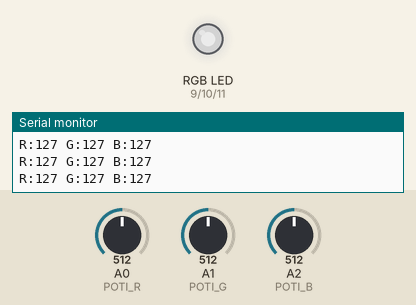
A sketch run on a simulated Arduino Uno, built with avr-gcc and run on an emulated ATmega328P. Parts: an RGB LED mixed from three pins (HIGH = lit), the last lines printed to the serial monitor. The inputs (shaded band) are chosen by the test bench; at power-on: A0 (POTI_R) = 512, A1 (POTI_G) = 512, A2 (POTI_B) = 512. Dim RGB values are drawn brighter than linear.

Above: at 1.2 s.
1.3 s: A0 (POTI_R) set to 716
At 2.2 s:
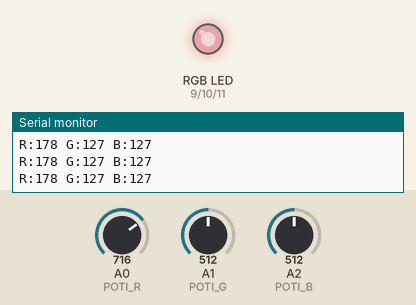
2.8 s: A1 (POTI_G) set to 716
At 3.9 s:
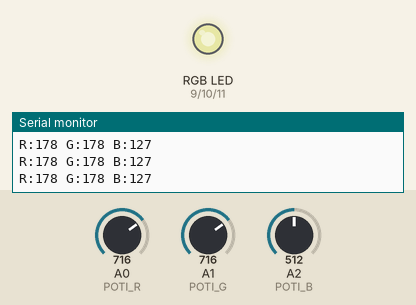
4.3 s: A2 (POTI_B) set to 415
At 5.5 s:
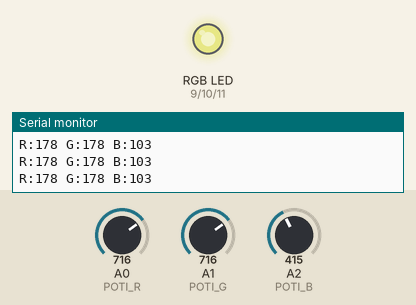
5.8 s: A2 (POTI_B) set to 388
At 6.2 s:
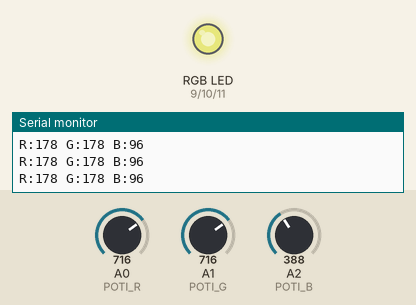
7.3 s: A0 (POTI_R) set to 900
At 7.9 s:
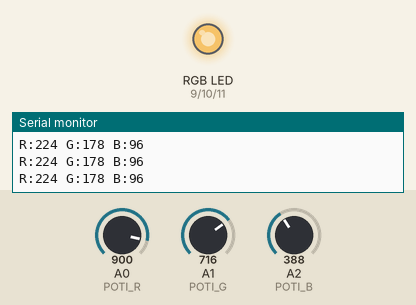
8.9 s: A1 (POTI_G) set to 900
At 9.6 s:
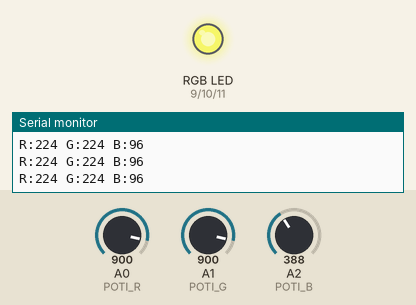
Timing chart, 0 to 11.4 s (numbered marks = the images above; inputs shaded):
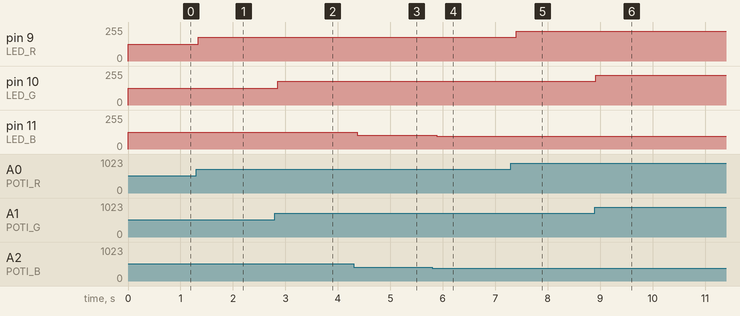

The sketch:

main.ino
```cpp
// B05: RGB-LED Farbmischer - Fertige Version
// Drei Potis steuern die RGB-Kanaele

const int POTI_R = A0;  // Potentiometer fuer Rot
const int POTI_G = A1;  // Potentiometer fuer Gruen
const int POTI_B = A2;  // Potentiometer fuer Blau

const int LED_R = 9;    // Rote LED an PWM-Pin 9
const int LED_G = 10;   // Gruene LED an PWM-Pin 10
const int LED_B = 11;   // Blaue LED an PWM-Pin 11

void setup() {
  // RGB-LED Pins als Ausgang
  pinMode(LED_R, OUTPUT);
  pinMode(LED_G, OUTPUT);
  pinMode(LED_B, OUTPUT);

  Serial.begin(9600);
  Serial.println("RGB-Farbmischer gestartet!");
  Serial.println("Drehe an den Potis um Farben zu mischen.");
}

void loop() {
  // Potis lesen (0-1023) und auf PWM mappen (0-255)
  int r = map(analogRead(POTI_R), 0, 1023, 0, 255);
  int g = map(analogRead(POTI_G), 0, 1023, 0, 255);
  int b = map(analogRead(POTI_B), 0, 1023, 0, 255);

  // RGB-LED steuern
  analogWrite(LED_R, r);
  analogWrite(LED_G, g);
  analogWrite(LED_B, b);

  // RGB-Werte anzeigen
  Serial.print("R:");
  Serial.print(r);
  Serial.print(" G:");
  Serial.print(g);
  Serial.print(" B:");
  Serial.println(b);

  delay(100);
}
```

Measured:
- after the input at 1.3 s, pin 9 (LED_R): 127/255 → 178/255 at once
- after the input at 2.8 s, pin 10 (LED_G): 127/255 → 178/255 after 0.05 s
- after the input at 4.3 s, pin 11 (LED_B): 127/255 → 103/255 after 0.07 s
- after the input at 5.8 s, pin 11 (LED_B): 103/255 → 96/255 after 0.09 s
- after the input at 7.3 s, pin 9 (LED_R): 178/255 → 224/255 after 0.10 s
- after the input at 8.9 s, pin 10 (LED_G): 178/255 → 224/255 at once
